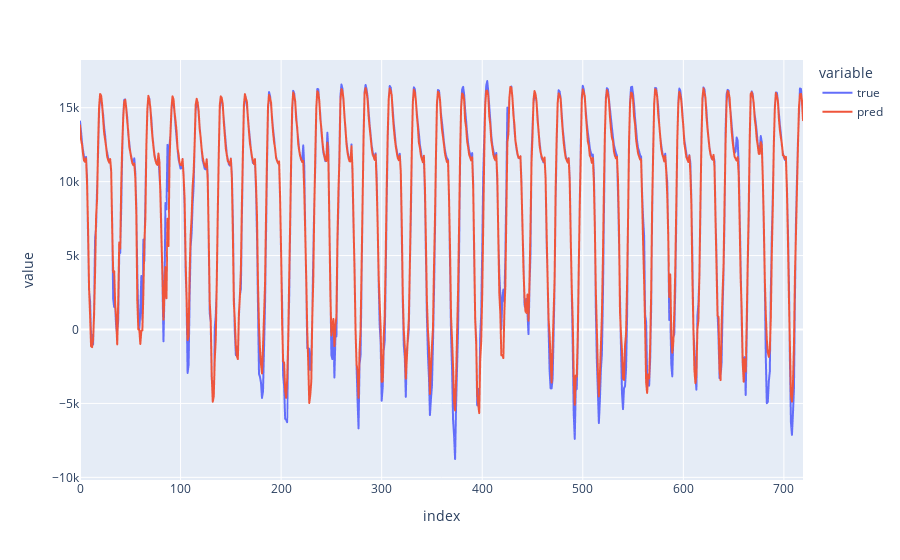

Notebook code for this chart:
### Code cell
base_load_pred = prev_load_columns.values + y_pred_base_df.values
base_load_true = prev_load_columns.values + y_test.values
# base_load_pred = y_pred_base_df.values
# base_load_true = y_test.values

base_load_true = pd.DataFrame(base_load_true.flatten(), columns=['true'])
base_load_pred = pd.DataFrame(base_load_pred.flatten(), columns=['pred'])

px.line(pd.concat([base_load_true, base_load_pred], axis=1))

### Figure 1 — Plotly figure (JSON) as saved in the notebook; plotly's stock layout.template omitted (floating-point values rounded to 4 significant figures; data arrays with more than 128 entries replaced by an {"elided": "..."} marker saying what was removed)
{"data": [{"hovertemplate": "variable=true<br>index=%{x}<br>value=%{y}<extra></extra>", "legendgroup": "true", "line": {"color": "#636efa", "dash": "solid"}, "marker": {"symbol": "circle"}, "mode": "lines", "name": "true", "showlegend": true, "type": "scattergl", "x": {"elided": "720 int values"}, "xaxis": "x", "y": {"elided": "720 float values"}, "yaxis": "y"}, {"hovertemplate": "variable=pred<br>index=%{x}<br>value=%{y}<extra></extra>", "legendgroup": "pred", "line": {"color": "#EF553B", "dash": "solid"}, "marker": {"symbol": "circle"}, "mode": "lines", "name": "pred", "showlegend": true, "type": "scattergl", "x": {"elided": "720 int values"}, "xaxis": "x", "y": {"elided": "720 float values"}, "yaxis": "y"}], "layout": {"legend": {"title": {"text": "variable"}, "tracegroupgap": 0}, "margin": {"t": 60}, "xaxis": {"anchor": "y", "domain": [0, 1], "title": {"text": "index"}}, "yaxis": {"anchor": "x", "domain": [0, 1], "title": {"text": "value"}}}}
